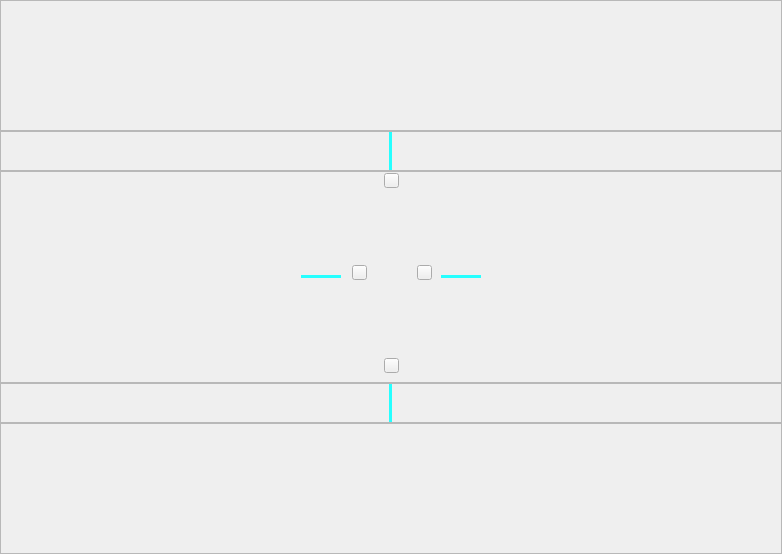
                            <widget class="QFrame" name="gridFrame">
                             <property name="styleSheet">
                              <string notr="true">QFrame#gridFrame{
border-image: url(:/images/images/images/detect_bg.png);
}</string>
                             </property>
                             <layout class="QVBoxLayout" name="verticalLayout_42">
                              <property name="spacing">
                               <number>0</number>
                              </property>
                              <property name="leftMargin">
                               <number>0</number>
                              </property>
                              <property name="topMargin">
                               <number>0</number>
                              </property>
                              <property name="rightMargin">
                               <number>0</number>
                              </property>
                              <property name="bottomMargin">
                               <number>0</number>
                              </property>
                              <item>
                               <widget class="QFrame" name="frame_5">
                                <property name="frameShape">
                                 <enum>QFrame::Shape::StyledPanel</enum>
                                </property>
                                <property name="frameShadow">
                                 <enum>QFrame::Shadow::Raised</enum>
                                </property>
                                <layout class="QHBoxLayout" name="horizontalLayout_31">
                                 <property name="spacing">
                                  <number>0</number>
                                 </property>
                                 <property name="leftMargin">
                                  <number>0</number>
                                 </property>
                                 <property name="topMargin">
                                  <number>0</number>
                                 </property>
                                 <property name="rightMargin">
                                  <number>0</number>
                                 </property>
                                 <property name="bottomMargin">
                                  <number>0</number>
                                 </property>
                                 <item>
                                  <widget class="QLabel" name="label_9">
                                   <property name="text">
                                    <string/>
                                   </property>
                                  </widget>
                                 </item>
                                 <item>
                                  <widget class="QLabel" name="lb_front_img">
                                   <property name="minimumSize">
                                    <size>
                                     <width>300</width>
                                     <height>129</height>
                                    </size>
                                   </property>
                                   <property name="maximumSize">
                                    <size>
                                     <width>600</width>
                                     <height>260</height>
                                    </size>
                                   </property>
                                   <property name="text">
                                    <string/>
                                   </property>
                                   <property name="alignment">
                                    <set>Qt::AlignmentFlag::AlignBottom|Qt::AlignmentFlag::AlignHCenter</set>
                                   </property>
                                  </widget>
                                 </item>
                                 <item>
                                  <widget class="QLabel" name="label_10">
                                   <property name="text">
                                    <string/>
                                   </property>
                                  </widget>
                                 </item>
                                </layout>
                               </widget>
                              </item>
                              <item>
                               <widget class="QFrame" name="frame_16">
                                <property name="minimumSize">
                                 <size>
                                  <width>0</width>
                                  <height>40</height>
                                 </size>
                                </property>
                                <property name="maximumSize">
                                 <size>
                                  <width>16777215</width>
                                  <height>80</height>
                                 </size>
                                </property>
                                <property name="frameShape">
                                 <enum>QFrame::Shape::StyledPanel</enum>
                                </property>
                                <property name="frameShadow">
                                 <enum>QFrame::Shadow::Raised</enum>
                                </property>
                                <layout class="QHBoxLayout" name="horizontalLayout_41">
                                 <property name="leftMargin">
                                  <number>0</number>
                                 </property>
                                 <property name="topMargin">
                                  <number>0</number>
                                 </property>
                                 <property name="rightMargin">
                                  <number>0</number>
                                 </property>
                                 <property name="bottomMargin">
                                  <number>0</number>
                                 </property>
                                 <item>
                                  <widget class="Line" name="line_3">
                                   <property name="minimumSize">
                                    <size>
                                     <width>0</width>
                                     <height>0</height>
                                    </size>
                                   </property>
                                   <property name="maximumSize">
                                    <size>
                                     <width>16777215</width>
                                     <height>16777215</height>
                                    </size>
                                   </property>
                                   <property name="styleSheet">
                                    <string notr="true">background-color: rgb(0, 255, 255);</string>
                                   </property>
                                   <property name="lineWidth">
                                    <number>5000</number>
                                   </property>
                                   <property name="midLineWidth">
                                    <number>5000</number>
                                   </property>
                                   <property name="orientation">
                                    <enum>Qt::Orientation::Vertical</enum>
                                   </property>
                                  </widget>
                                 </item>
                                </layout>
                               </widget>
                              </item>
                              <item>
                               <widget class="QFrame" name="frame_7">
                                <property name="frameShape">
                                 <enum>QFrame::Shape::StyledPanel</enum>
                                </property>
                                <property name="frameShadow">
                                 <enum>QFrame::Shadow::Raised</enum>
                                </property>
                                <layout class="QHBoxLayout" name="horizontalLayout_36">
                                 <property name="spacing">
                                  <number>0</number>
                                 </property>
                                 <property name="leftMargin">
                                  <number>0</number>
                                 </property>
                                 <property name="topMargin">
                                  <number>0</number>
                                 </property>
                                 <property name="rightMargin">
                                  <number>0</number>
                                 </property>
                                 <property name="bottomMargin">
                                  <number>0</number>
                                 </property>
                                 <item>
                                  <widget class="QLabel" name="lb_left_img">
                                   <property name="minimumSize">
                                    <size>
                                     <width>300</width>
                                     <height>129</height>
                                    </size>
                                   </property>
                                   <property name="maximumSize">
                                    <size>
                                     <width>600</width>
                                     <height>260</height>
                                    </size>
                                   </property>
                                   <property name="text">
                                    <string/>
                                   </property>
                                   <property name="alignment">
                                    <set>Qt::AlignmentFlag::AlignRight|Qt::AlignmentFlag::AlignTrailing|Qt::AlignmentFlag::AlignVCenter</set>
                                   </property>
                                  </widget>
                                 </item>
                                 <item>
                                  <widget class="Line" name="line">
                                   <property name="minimumSize">
                                    <size>
                                     <width>40</width>
                                     <height>0</height>
                                    </size>
                                   </property>
                                   <property name="maximumSize">
                                    <size>
                                     <width>80</width>
                                     <height>16777215</height>
                                    </size>
                                   </property>
                                   <property name="styleSheet">
                                    <string notr="true">background-color: rgb(0, 255, 255);</string>
                                   </property>
                                   <property name="lineWidth">
                                    <number>5000</number>
                                   </property>
                                   <property name="midLineWidth">
                                    <number>700</number>
                                   </property>
                                   <property name="orientation">
                                    <enum>Qt::Orientation::Horizontal</enum>
                                   </property>
                                  </widget>
                                 </item>
                                 <item>
                                  <widget class="QFrame" name="frame">
                                   <property name="maximumSize">
                                    <size>
                                     <width>100</width>
                                     <height>16777215</height>
                                    </size>
                                   </property>
                                   <layout class="QGridLayout" name="gridLayout_4">
                                    <property name="leftMargin">
                                     <number>1</number>
                                    </property>
                                    <property name="topMargin">
                                     <number>1</number>
                                    </property>
                                    <property name="spacing">
                                     <number>0</number>
                                    </property>
                                    <item row="0" column="3">
                                     <widget class="QPushButton" name="btn_front_img">
                                      <property name="minimumSize">
                                       <size>
                                        <width>0</width>
                                        <height>0</height>
                                       </size>
                                      </property>
                                      <property name="maximumSize">
                                       <size>
                                        <width>15</width>
                                        <height>15</height>
                                       </size>
                                      </property>
                                      <property name="font">
                                       <font>
                                        <family>Segoe UI</family>
                                        <pointsize>10</pointsize>
                                        <italic>false</italic>
                                        <bold>false</bold>
                                        <stylestrategy>PreferDefault</stylestrategy>
                                       </font>
                                      </property>
                                      <property name="styleSheet">
                                       <string notr="true">QPushButton {
	border-image: url(:/images/images/images/cil-hover.png);
}

QPushButton:hover {
	border-image: url(:/images/images/images/cil-default.png);
}

QPushButton:pressed {
	border-image: url(:/images/images/images/cil-press.png);
}</string>
                                      </property>
                                      <property name="text">
                                       <string/>
                                      </property>
                                     </widget>
                                    </item>
                                    <item row="2" column="3">
                                     <widget class="QPushButton" name="btn_back_img">
                                      <property name="minimumSize">
                                       <size>
                                        <width>0</width>
                                        <height>0</height>
                                       </size>
                                      </property>
                                      <property name="maximumSize">
                                       <size>
                                        <width>15</width>
                                        <height>15</height>
                                       </size>
                                      </property>
                                      <property name="styleSheet">
                                       <string notr="true">QPushButton {
	border-image: url(:/images/images/images/cil-hover.png);
}

QPushButton:hover {
	border-image: url(:/images/images/images/cil-default.png);
}

QPushButton:pressed {
	border-image: url(:/images/images/images/cil-press.png);
}</string>
                                      </property>
                                      <property name="text">
                                       <string/>
                                      </property>
                                     </widget>
                                    </item>
                                    <item row="1" column="2">
                                     <spacer name="horizontalSpacer">
                                      <property name="orientation">
                                       <enum>Qt::Orientation::Horizontal</enum>
                                      </property>
                                      <property name="sizeHint" stdset="0">
                                       <size>
                                        <width>40</width>
                                        <height>0</height>
                                       </size>
                                      </property>
                                     </spacer>
                                    </item>
                                    <item row="1" column="1">
                                     <widget class="QPushButton" name="btn_left_img">
                                      <property name="minimumSize">
                                       <size>
                                        <width>0</width>
                                        <height>0</height>
                                       </size>
                                      </property>
                                      <property name="maximumSize">
                                       <size>
                                        <width>15</width>
                                        <height>15</height>
                                       </size>
                                      </property>
                                      <property name="styleSheet">
                                       <string notr="true">QPushButton {
	border-image: url(:/images/images/images/cil-hover.png);
}

QPushButton:hover {
	border-image: url(:/images/images/images/cil-default.png);
}

QPushButton:pressed {
	border-image: url(:/images/images/images/cil-press.png);
}</string>
                                      </property>
                                      <property name="text">
                                       <string/>
                                      </property>
                                     </widget>
                                    </item>
                                    <item row="1" column="0">
                                     <spacer name="horizontalSpacer_3">
                                      <property name="orientation">
                                       <enum>Qt::Orientation::Horizontal</enum>
                                      </property>
                                      <property name="sizeType">
                                       <enum>QSizePolicy::Policy::Fixed</enum>
                                      </property>
                                      <property name="sizeHint" stdset="0">
                                       <size>
                                        <width>10</width>
                                        <height>20</height>
                                       </size>
                                      </property>
                                     </spacer>
                                    </item>
                                    <item row="1" column="5">
                                     <widget class="QPushButton" name="btn_right_img">
                                      <property name="minimumSize">
                                       <size>
                                        <width>0</width>
                                        <height>0</height>
                                       </size>
                                      </property>
                                      <property name="maximumSize">
                                       <size>
                                        <width>15</width>
                                        <height>15</height>
                                       </size>
                                      </property>
                                      <property name="styleSheet">
                                       <string notr="true">QPushButton {
	border-image: url(:/images/images/images/cil-hover.png);
}

QPushButton:hover {
	border-image: url(:/images/images/images/cil-default.png);
}

QPushButton:pressed {
	border-image: url(:/images/images/images/cil-press.png);
}</string>
                                      </property>
                                      <property name="text">
                                       <string/>
                                      </property>
                                     </widget>
                                    </item>
                                    <item row="1" column="4">
                                     <spacer name="horizontalSpacer_2">
                                      <property name="orientation">
                                       <enum>Qt::Orientation::Horizontal</enum>
                                      </property>
                                      <property name="sizeHint" stdset="0">
                                       <size>
                                        <width>40</width>
                                        <height>0</height>
                                       </size>
                                      </property>
                                     </spacer>
                                    </item>
                                    <item row="1" column="3">
                                     <spacer name="verticalSpacer">
                                      <property name="orientation">
                                       <enum>Qt::Orientation::Vertical</enum>
                                      </property>
                                      <property name="sizeType">
                                       <enum>QSizePolicy::Policy::Maximum</enum>
                                      </property>
                                      <property name="sizeHint" stdset="0">
                                       <size>
                                        <width>0</width>
                                        <height>170</height>
                                       </size>
                                      </property>
                                     </spacer>
                                    </item>
                                   </layout>
                                  </widget>
                                 </item>
                                 <item>
                                  <widget class="Line" name="line_2">
                                   <property name="minimumSize">
                                    <size>
                                     <width>40</width>
                                     <height>0</height>
                                    </size>
                                   </property>
                                   <property name="maximumSize">
                                    <size>
                                     <width>80</width>
                                     <height>16777215</height>
                                    </size>
                                   </property>
                                   <property name="styleSheet">
                                    <string notr="true">background-color: rgb(0, 255, 255);</string>
                                   </property>
                                   <property name="lineWidth">
                                    <number>5000</number>
                                   </property>
                                   <property name="midLineWidth">
                                    <number>700</number>
                                   </property>
                                   <property name="orientation">
                                    <enum>Qt::Orientation::Horizontal</enum>
                                   </property>
                                  </widget>
                                 </item>
                                 <item>
                                  <widget class="QLabel" name="lb_right_img">
                                   <property name="minimumSize">
                                    <size>
                                     <width>300</width>
                                     <height>129</height>
                                    </size>
                                   </property>
                                   <property name="maximumSize">
                                    <size>
                                     <width>600</width>
                                     <height>260</height>
                                    </size>
                                   </property>
                                   <property name="text">
                                    <string/>
                                   </property>
                                  </widget>
                                 </item>
                                </layout>
                               </widget>
                              </item>
                              <item>
                               <widget class="QFrame" name="frame_17">
                                <property name="minimumSize">
                                 <size>
                                  <width>0</width>
                                  <height>40</height>
                                 </size>
                                </property>
                                <property name="maximumSize">
                                 <size>
                                  <width>16777215</width>
                                  <height>80</height>
                                 </size>
                                </property>
                                <property name="frameShape">
                                 <enum>QFrame::Shape::StyledPanel</enum>
                                </property>
                                <property name="frameShadow">
                                 <enum>QFrame::Shadow::Raised</enum>
                                </property>
                                <layout class="QHBoxLayout" name="horizontalLayout_42">
                                 <property name="spacing">
                                  <number>0</number>
                                 </property>
                                 <property name="leftMargin">
                                  <number>0</number>
                                 </property>
                                 <property name="topMargin">
                                  <number>0</number>
                                 </property>
                                 <property name="rightMargin">
                                  <number>0</number>
                                 </property>
                                 <property name="bottomMargin">
                                  <number>0</number>
                                 </property>
                                 <item>
                                  <widget class="Line" name="line_4">
                                   <property name="minimumSize">
                                    <size>
                                     <width>0</width>
                                     <height>0</height>
                                    </size>
                                   </property>
                                   <property name="maximumSize">
                                    <size>
                                     <width>16777215</width>
                                     <height>16777215</height>
                                    </size>
                                   </property>
                                   <property name="styleSheet">
                                    <string notr="true">background-color: rgb(0, 255, 255);</string>
                                   </property>
                                   <property name="lineWidth">
                                    <number>5000</number>
                                   </property>
                                   <property name="midLineWidth">
                                    <number>5000</number>
                                   </property>
                                   <property name="orientation">
                                    <enum>Qt::Orientation::Vertical</enum>
                                   </property>
                                  </widget>
                                 </item>
                                </layout>
                               </widget>
                              </item>
                              <item>
                               <widget class="QFrame" name="frame_6">
                                <property name="frameShape">
                                 <enum>QFrame::Shape::StyledPanel</enum>
                                </property>
                                <property name="frameShadow">
                                 <enum>QFrame::Shadow::Raised</enum>
                                </property>
                                <layout class="QHBoxLayout" name="horizontalLayout_35">
                                 <property name="spacing">
                                  <number>0</number>
                                 </property>
                                 <property name="leftMargin">
                                  <number>0</number>
                                 </property>
                                 <property name="topMargin">
                                  <number>0</number>
                                 </property>
                                 <property name="rightMargin">
                                  <number>0</number>
                                 </property>
                                 <property name="bottomMargin">
                                  <number>0</number>
                                 </property>
                                 <item>
                                  <widget class="QLabel" name="label_11">
                                   <property name="text">
                                    <string/>
                                   </property>
                                  </widget>
                                 </item>
                                 <item>
                                  <widget class="QLabel" name="lb_back_img">
                                   <property name="minimumSize">
                                    <size>
                                     <width>300</width>
                                     <height>129</height>
                                    </size>
                                   </property>
                                   <property name="maximumSize">
                                    <size>
                                     <width>600</width>
                                     <height>260</height>
                                    </size>
                                   </property>
                                   <property name="text">
                                    <string/>
                                   </property>
                                   <property name="alignment">
                                    <set>Qt::AlignmentFlag::AlignHCenter|Qt::AlignmentFlag::AlignTop</set>
                                   </property>
                                  </widget>
                                 </item>
                                 <item>
                                  <widget class="QLabel" name="label_12">
                                   <property name="text">
                                    <string/>
                                   </property>
                                  </widget>
                                 </item>
                                </layout>
                               </widget>
                              </item>
                             </layout>
                            </widget>
